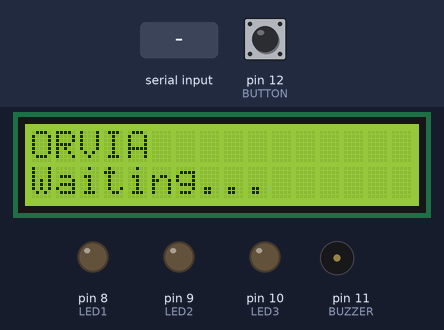
A sketch run on a simulated Arduino Uno, built with avr-gcc and run on an emulated ATmega328P. On the bench: 16×2 character LCD, output pins drawn as LEDs (lit = HIGH), buzzer (waves = sounding). Inputs (shaded band) come from the test bench; at power-on: pin 12 (BUTTON) HIGH. What the sketch prints to the serial monitor is not drawn.

Above: at 5.0 s.
5.1 s: "ALARM:1\n" received over Serial
At 6.3 s:
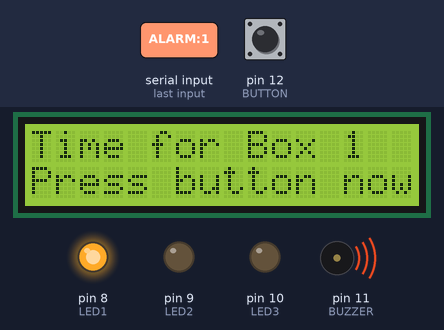
7.2 s: pin 12 (BUTTON) pulled LOW for 0.15 s
At 8.9 s:
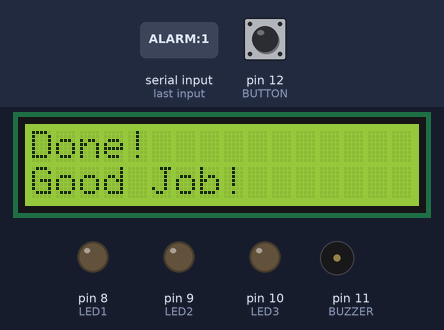
10.3 s: "ALARM:2\n" received over the second serial link
At 11.3 s:
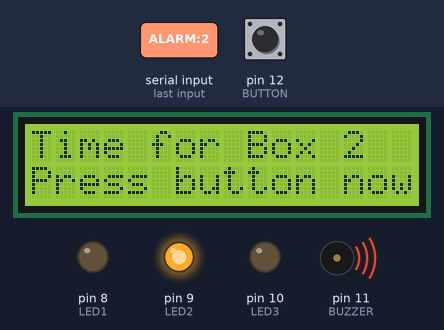
12.3 s: pin 12 (BUTTON) pulled LOW for 1 s
At 12.8 s:
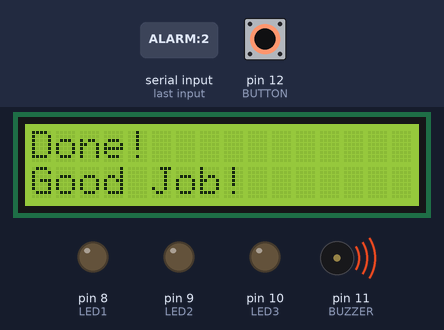
16.3 s: "ALARM:3\n" received over Serial
At 17.3 s:
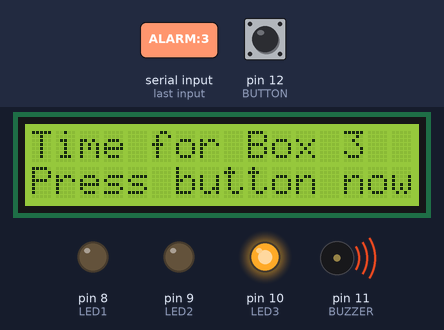
18.3 s: "RESET\n" received over the second serial link
At 19.6 s:
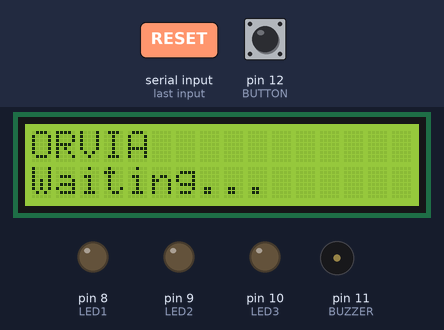
Timing chart, 0 to 20.8 s (numbered marks = the images above; inputs shaded):
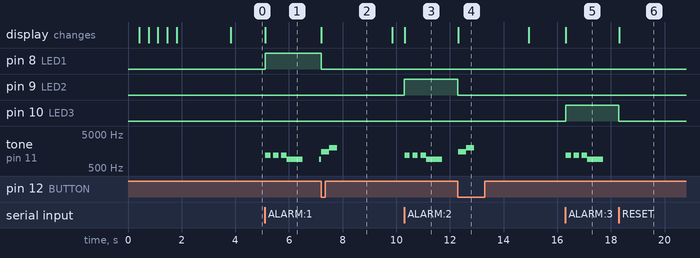

The sketch:

orvia_arduino_v2.ino
```cpp
// ================================================================
//  ORVIA – Arduino Uno  (Command-Driven, App-Triggered Alarms)
//  The app sends ALARM:1 / ALARM:2 / ALARM:3 when pill time hits.
//  Arduino activates the LED + buzzer for that box and waits for
//  the button.  No internal timer loop – the clock lives in the app.
// ================================================================

#include <LiquidCrystal.h>
#include <SoftwareSerial.h>

// ── LCD ──────────────────────────────────────────────────────────
LiquidCrystal lcd(7, 6, 5, 4, 3, 2);

// ── Bluetooth (HM-10 BLE module) ─────────────────────────────────
SoftwareSerial BT(13, A0);   // RX=13, TX=A0

// ── Pins ─────────────────────────────────────────────────────────
const int LED1   = 8;
const int LED2   = 9;
const int LED3   = 10;
const int BUZZER = 11;
const int BUTTON = 12;

// ── Alarm state ──────────────────────────────────────────────────
int  activeBox      = 0;       // 0 = idle; 1-3 = waiting for button
bool buttonHandled  = false;
bool lastBtnState   = HIGH;

const unsigned long ALARM_TIMEOUT_MS = 30000;  // 30 s to press button
unsigned long alarmStartMs = 0;

// ── Stats ─────────────────────────────────────────────────────────
int taken  = 0;
int missed = 0;
int total  = 0;

// ── Buzzer pattern state ──────────────────────────────────────────
unsigned long lastBuzzerToggle = 0;
bool buzzerOn = false;
const unsigned long BUZZER_PERIOD = 600;   // ms per on/off cycle

// =================================================================
void setup() {
  Serial.begin(9600);
  BT.begin(9600);

  lcd.begin(16, 2);

  pinMode(LED1,   OUTPUT);
  pinMode(LED2,   OUTPUT);
  pinMode(LED3,   OUTPUT);
  pinMode(BUZZER, OUTPUT);
  pinMode(BUTTON, INPUT_PULLUP);

  // Splash screen
  lcd.clear();
  String name = "ORVIA";
  for (int i = 0; i < (int)name.length(); i++) {
    lcd.setCursor(0, 0);
    lcd.print(name.substring(0, i + 1));
    delay(350);
  }
  lcd.setCursor(0, 1);
  lcd.print("Care That Learns");
  delay(2000);

  showIdle();

  sendBoth("ORVIA:READY");
}

// =================================================================
void loop() {

  // ── Read commands from USB Serial ──────────────────────────────
  if (Serial.available() > 0) {
    String cmd = Serial.readStringUntil('\n');
    cmd.trim();
    handleCommand(cmd);
  }

  // ── Read commands from Bluetooth ───────────────────────────────
  if (BT.available() > 0) {
    String cmd = BT.readStringUntil('\n');
    cmd.trim();
    handleCommand(cmd);
  }

  // ── If an alarm is active, handle it ───────────────────────────
  if (activeBox > 0) {

    // Check button
    bool currentBtn = digitalRead(BUTTON);
    if (lastBtnState == HIGH && currentBtn == LOW && !buttonHandled) {
      buttonHandled = true;
      pillTaken();
    }
    lastBtnState = currentBtn;

    // Check timeout → missed
    if (!buttonHandled && (millis() - alarmStartMs >= ALARM_TIMEOUT_MS)) {
      pillMissed();
    }

    // Keep buzzer pulsing while waiting
    if (activeBox > 0) {
      unsigned long now = millis();
      if (now - lastBuzzerToggle >= BUZZER_PERIOD) {
        lastBuzzerToggle = now;
        buzzerOn = !buzzerOn;
        if (buzzerOn) tone(BUZZER, 900);
        else          noTone(BUZZER);
      }
    }
  }
}

// =================================================================
void handleCommand(String cmd) {

  if (cmd == "ALARM:1") { startAlarm(1); }
  else if (cmd == "ALARM:2") { startAlarm(2); }
  else if (cmd == "ALARM:3") { startAlarm(3); }
  else if (cmd == "RESET") {
    taken = missed = total = 0;
    activeBox = 0;
    noTone(BUZZER);
    turnOffLEDs();
    showIdle();
    sendBoth("RESET:OK");
  }
}

// =================================================================
void startAlarm(int box) {
  if (activeBox != 0) return;   // ignore if already handling an alarm

  activeBox     = box;
  buttonHandled = false;
  alarmStartMs  = millis();
  lastBuzzerToggle = millis();
  buzzerOn      = false;
  total++;

  // Light up the correct LED
  turnOffLEDs();
  if (box == 1) digitalWrite(LED1, HIGH);
  if (box == 2) digitalWrite(LED2, HIGH);
  if (box == 3) digitalWrite(LED3, HIGH);

  // LCD
  lcd.clear();
  lcd.setCursor(0, 0);
  lcd.print("Time for Box ");
  lcd.print(box);
  lcd.setCursor(0, 1);
  lcd.print("Press button now");

  // Short alert beep to wake patient
  tone(BUZZER, 1200); delay(200); noTone(BUZZER);
  delay(100);
  tone(BUZZER, 1200); delay(200); noTone(BUZZER);
  delay(100);
  tone(BUZZER, 1200); delay(200); noTone(BUZZER);

  sendBoth("BOX:" + String(box));
}

// =================================================================
void pillTaken() {
  taken++;
  activeBox = 0;

  noTone(BUZZER);
  turnOffLEDs();

  lcd.clear();
  lcd.setCursor(0, 0);
  lcd.print("Done!");
  lcd.setCursor(0, 1);
  lcd.print("Good Job!");

  tone(BUZZER, 1500); delay(300); noTone(BUZZER);
  tone(BUZZER, 2000); delay(300); noTone(BUZZER);

  sendBoth("TAKEN");
  sendResult();

  delay(2000);
  showIdle();
}

// =================================================================
void pillMissed() {
  missed++;
  activeBox = 0;

  noTone(BUZZER);
  turnOffLEDs();

  lcd.clear();
  lcd.setCursor(0, 0);
  lcd.print("Missed Dose!");
  lcd.setCursor(0, 1);
  lcd.print("Be Careful!");

  tone(BUZZER, 400); delay(400); noTone(BUZZER);
  delay(200);
  tone(BUZZER, 400); delay(400); noTone(BUZZER);

  sendBoth("MISSED");
  sendResult();

  delay(2000);
  showIdle();
}

// =================================================================
void sendResult() {
  float percent = (total == 0) ? 0.0 : ((float)taken / total) * 100.0;

  char buf[10];
  dtostrf(percent, 4, 1, buf);
  sendBoth("RESULT:" + String(buf));

  if (percent <= 60.0) sendBoth("ALERT:LOW");
  else                 sendBoth("ALERT:GOOD");
}

// =================================================================
void showIdle() {
  lcd.clear();
  lcd.setCursor(0, 0);
  lcd.print("ORVIA");
  lcd.setCursor(0, 1);
  lcd.print("Waiting...");
}

// =================================================================
void turnOffLEDs() {
  digitalWrite(LED1, LOW);
  digitalWrite(LED2, LOW);
  digitalWrite(LED3, LOW);
}

// ── Send to both USB Serial and Bluetooth ────────────────────────
void sendBoth(String msg) {
  Serial.println(msg);
  BT.println(msg);
}
```

Measured:
- after the input at 5.1 s, pin 8 (LED1): LOW → HIGH at once; tone on pin 11 (BUZZER): plays 1200 Hz for 0.20 s, 1200 Hz for 0.20 s, 1200 Hz for 0.21 s, 900 Hz for 0.60 s, 900 Hz for 0.08 s, starting at once; the display: changes at once (image 1)
- after the input at 7.2 s, pin 8 (LED1): HIGH → LOW at once; the display: changes at once (image 2)
- after the input at 10.3 s, pin 9 (LED2): LOW → HIGH at once; tone on pin 11 (BUZZER): plays 1200 Hz for 0.20 s, 1200 Hz for 0.20 s, 1200 Hz for 0.21 s, 900 Hz for 0.60 s, starting at once; the display: changes at once (image 3)
- after the input at 12.3 s, pin 9 (LED2): HIGH → LOW at once; the display: changes at once (image 4)
- after the input at 16.3 s, pin 10 (LED3): LOW → HIGH at once; tone on pin 11 (BUZZER): plays 1200 Hz for 0.20 s, 1200 Hz for 0.20 s, 1200 Hz for 0.21 s, 900 Hz for 0.60 s, starting at once; the display: changes at once (image 5)
- after the input at 18.3 s, pin 10 (LED3): HIGH → LOW at once; tone on pin 11 (BUZZER): stops changing and stays silent; the display: changes at once (image 6)
